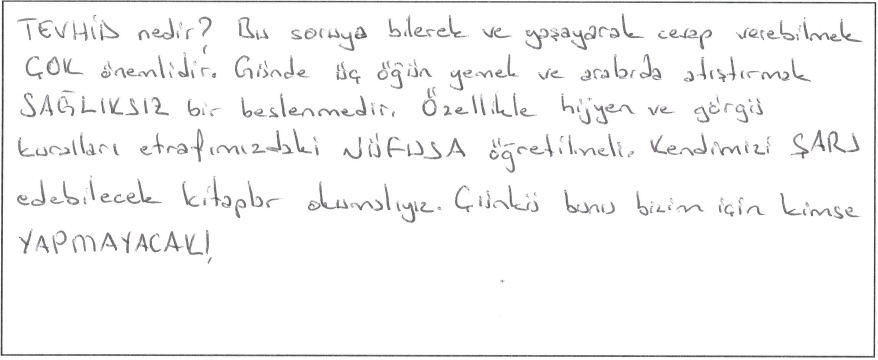
#> input picture data/input/01.jpeg, 878 x 360 px
$ python -i update_db.py   (imports and definitions only)
#> lines starting #> are read from the running program, lines starting #| are printed output that depends on the picture; after the words box and inside, x2 and y2 are one past the last pixel; in counts of white or black regions, pixels touching at a corner belong together
#> further down, picture is the input picture: shape (360, 878, 3); mean B, G, R 246.9, 246.8, 246.8
import numpy as np
import cv2
import random
import sqlite3
import streamlit as st
from PIL import Image

def main():
    config()
    upload_image()


# [58 lines left out: functions config, insert_blob, upload_image, not called in this run]


def word_detect(image):
    """Crop words from text detected in an image"""
    kernel = cv2.getStructuringElement(cv2.MORPH_RECT, (3, 1))
    img_gray = cv2.cvtColor(image, cv2.COLOR_BGR2GRAY)
    ret, thresh = cv2.threshold(img_gray, 210, 255, cv2.THRESH_BINARY)
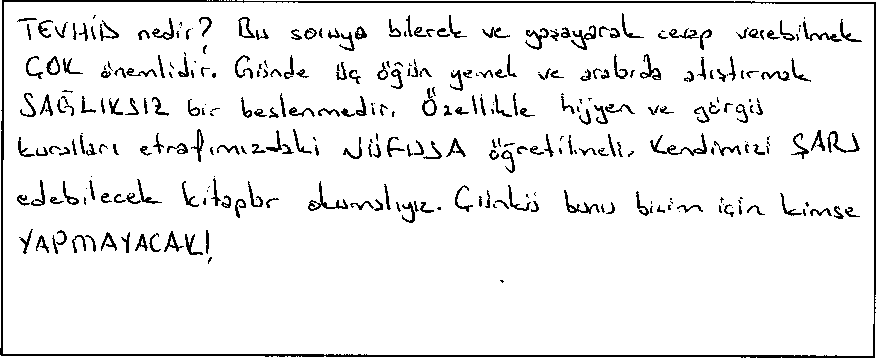
#> thresh: shape (360, 878); 93.2% white; black in thin lines or dots
    img_erode = cv2.erode(thresh, kernel, iterations = 2)
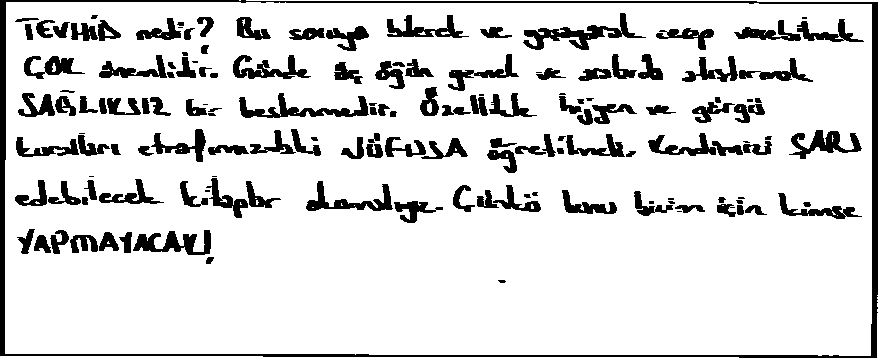
#> img_erode: shape (360, 878); 86.2% white; 151 black regions (21 under 20 px), largest, box (x1, y1, x2, y2) and area: (0, 0, 878, 358) 7695, (523, 13, 646, 50) 1298, (239, 93, 369, 118) 1114
    morph = cv2.morphologyEx(img_erode, cv2.MORPH_OPEN, np.ones((7, 8)))
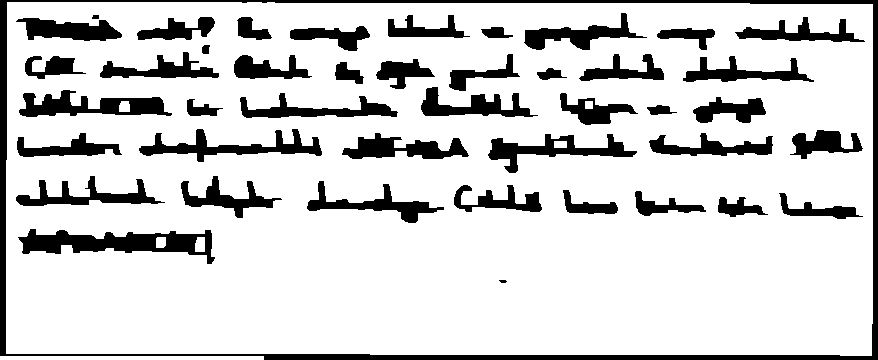
#> morph: shape (360, 878); 82.6% white; 44 black regions (1 under 20 px)
    contours, hierarchy = cv2.findContours(morph,
                                           cv2.RETR_TREE,
                                           cv2.CHAIN_APPROX_SIMPLE)
#> contours = 50 contours; largest, box (x1, y1, x2, y2) and area: (6, 2, 873, 356) 303582, (17, 228, 216, 265) 3654, (18, 89, 173, 118) 2454, (138, 128, 323, 163) 2314, (487, 133, 638, 174) 2200

    for contour in contours:
        x, y, w, h = cv2.boundingRect(contour)

        if w > 35 and w < 440:
            cv2.drawContours(morph, [contour], -1, (0, 0, 0), -1)
#> this loop made 50 passes
#> (x, y, w, h) on passes 2 to 13: (6, 2, 867, 354), (498, 279, 10, 5), (17, 228, 199, 37), (195, 237, 10, 15), (156, 237, 10, 11), (717, 196, 52, 22), (778, 192, 86, 28), (634, 190, 73, 27), (562, 189, 57, 26), (453, 184, 90, 29), (306, 180, 139, 44), (180, 175, 103, 44)
#> (contour, x, y, w, h) on passes 1, 16, 26: ([[0, 356], [0, 359], [263, 359], [263, 356]], 0, 356, 264, 4), ([[554, 141], [554, 147], [566, 147], [566, 141]], 554, 141, 13, 7), ([[585, 101], [585, 108], [592, 108], [592, 101]], 585, 101, 8, 8)
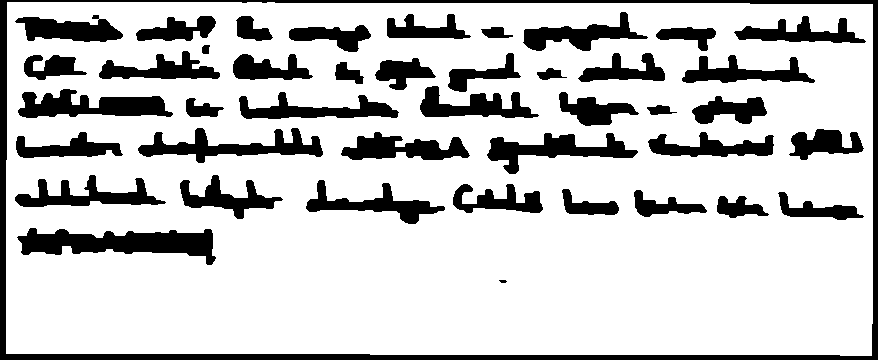
#> morph: shape (360, 878); 78.9% white; 43 black regions (1 under 20 px)

    contours_2, hierarchy_2 = cv2.findContours(morph,
                                               cv2.RETR_TREE,
                                               cv2.CHAIN_APPROX_SIMPLE)
#> contours_2 = 44 contours; largest, box (x1, y1, x2, y2) and area: (6, 2, 873, 356) 303582, (16, 227, 217, 266) 4140, (17, 88, 174, 119) 2871, (137, 127, 324, 164) 2822, (486, 132, 639, 175) 2608
    sort_contours_2 = sorted(contours_2, key=lambda a: cv2.boundingRect(a)[0])
#> sort_contours_2 has the same summary as contours_2
    bBoxes = []
    img2 = image.copy()

    for c1 in sort_contours_2:
        x1, y1, w1, h1 = cv2.boundingRect(c1)

        if w1 > 20 and w1 < 500:
            box = image[y1:y1+h1, x1:x1+w1]
            bBoxes.append(box)
            cv2.rectangle(img2, (x1, y1), (x1 + w1, y1 + h1),
                          (random.randint(0, 255), random.randint(0, 255),
                          random.randint(0, 255)), 2)
#> this loop made 44 passes
#> (x1, y1, w1, h1) on passes 1 to 12: (6, 2, 867, 354), (14, 174, 153, 34), (14, 16, 110, 27), (15, 131, 109, 28), (16, 227, 201, 39), (17, 88, 157, 31), (23, 54, 65, 27), (91, 14, 9, 6), (98, 50, 123, 30), (135, 15, 82, 27), (137, 127, 187, 37), (179, 174, 105, 46)
#> pass 2, in word_detect, `box = image[y1:y1+h1, x1:x1+w1]`:
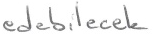
#> box: shape (34, 153, 3); mean B, G, R 240.3, 240.3, 240.3
#> pass 3, in word_detect, `box = image[y1:y1+h1, x1:x1+w1]`:
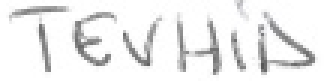
#> box: shape (27, 110, 3) (shown 3 times larger); mean B, G, R 237.2, 237.1, 237.1
#> after the loop:
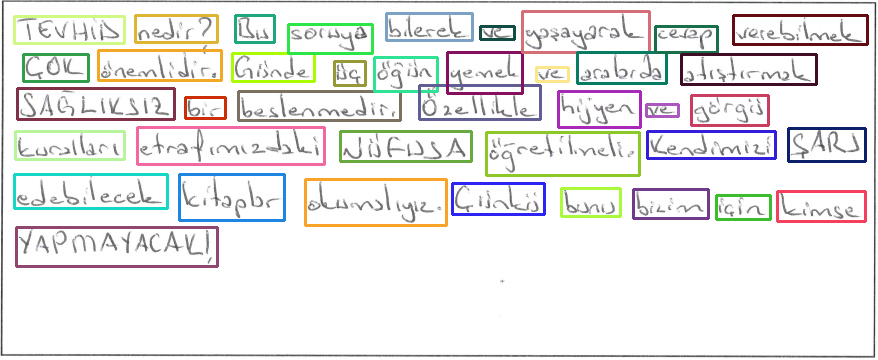
#> img2: shape (360, 878, 3); 9.43% of pixels changed, all inside (x1, y1, x2, y2) = (13, 10, 869, 268)
#> after the loop, bBoxes = 40 items

    for i in bBoxes:
       roi_to_database(i)
#> this loop made 7 passes


def roi_to_database(image):
    """Save the ROIs into the database"""

    #convert to bytes for uploading into the database
    image = image.tobytes()

    try:
        connection = sqlite3.connect("words.db")
        cursor = connection.cursor()
        cursor.execute("""CREATE TABLE IF NOT EXISTS word
                        (image BLOB,label TEXT)""")
        cursor.execute("""INSERT INTO word
                        (image) VALUES (?)""", (image,))
        connection.commit()
        cursor.close()
#> (the run stopped early here; a loop or call above may not have finished)
